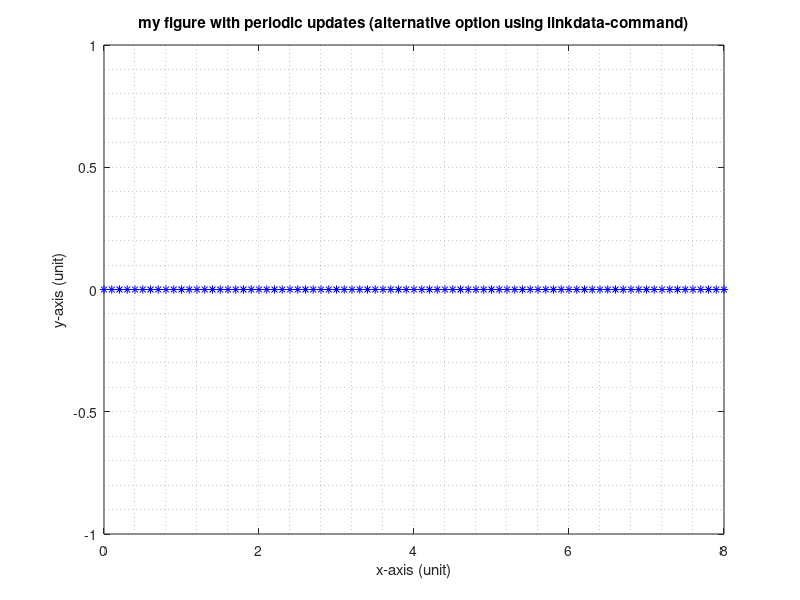

This figure's MATLAB source: (Note: this script raises an error after producing the figure.)
%% Howto create figures
% 2022-08-05
%
% HTW Dresden, faculty of electrical engineering
% measurement engineering
% Prof. Matthias Henker
% ---------------------------------------------------------------------
% This is a simple sample script within a series of howto-files.
%
% This sample script is dealing with the creation of simple diagrams (in
% Matlab called figures). Matlab is very powerful and can create many
% different graphics. This a a very short introduction only.
%
%   - for further reading use 'help figure' or 'doc figure' as starting
%     point in the Matlab help
%   - or search for 'graphics' in the Matlab help
%
% here is list of some important keywords (Matlab commands)
%   - figure, plot
%
% just start this script (short cut 'F5') and get inspired

%% here we start

CleanMatlab = true; % true or false

% optionally clean Matlab
if CleanMatlab  % set to true/false to enable/disable cleaning
    clear;      % clear all variables from the workspace (see 'help clear')
    close all;  % close all figures
    clc;        % clear command window
end

% -------------------------------------------------------------------------
%% create a figure which will be updated in a loop (alternative option)

% procedure:
%  - initialize all data to plot with zeros (or something else)
%  - plot initial data and add labels and so on to beautify plot
%  - activate automatic update of graph on data change (linkdata)
%  - now the figure will update its plot data when you modify your data
%  ==> Matlab will notice when your data has changed and update also your
%      plots

% NOTE: this alternative option is quite nice and very powerful but a bit
%       trickier to configure and not very fast

% define plot range
x  = (0 : 0.1 : 8);

% the actual y-values to plot are not known at the beginning
% we initialize all y-values as zeros
y = zeros(1, length(x));

% at the beginning we initialize the figure window
fig2  = figure(2);
myplot2 = plot(x, y, ':b*');     % plot initial curve (all zeros)

% add labels, scale axes and so on
title(['my figure with periodic updates (alternative option ' ...
    'using linkdata-command)']);
xlabel('x-axis (unit)');
ylabel('y-axis (unit)');
xlim('auto');
ylim('auto');
grid minor;

% and now we turn on automatic update of graphs on data changes
myplot2(1).XDataSource = 'x';
myplot2(1).YDataSource = 'y';
linkdata(fig2, 'on');

% now we run a loop over x-vector
for cnt = 1 : length(x)
    % we create an single value of y (e.g. a measurement value)
    % ==> here a random number from a normal distribution with
    %     a mean value 5 and standard deviation 0.5
    y(cnt) = 5 + 0.5*randn(1);
    
    % recommend an update of figure (Matlab decided when an update is done)
    refreshdata(fig2);
    
    % make a short pause (Matlab will use this pause to update figures
    % ==> otherwise update of figures will be postponed)
    pause(0.05); % 50ms are more than enough
end

% finally disable automatic update of graphs again
linkdata(fig2, 'off');

% -------------------------------------------------------------------------
%% this is the end

disp('Figure Test Done.');

return % end of file